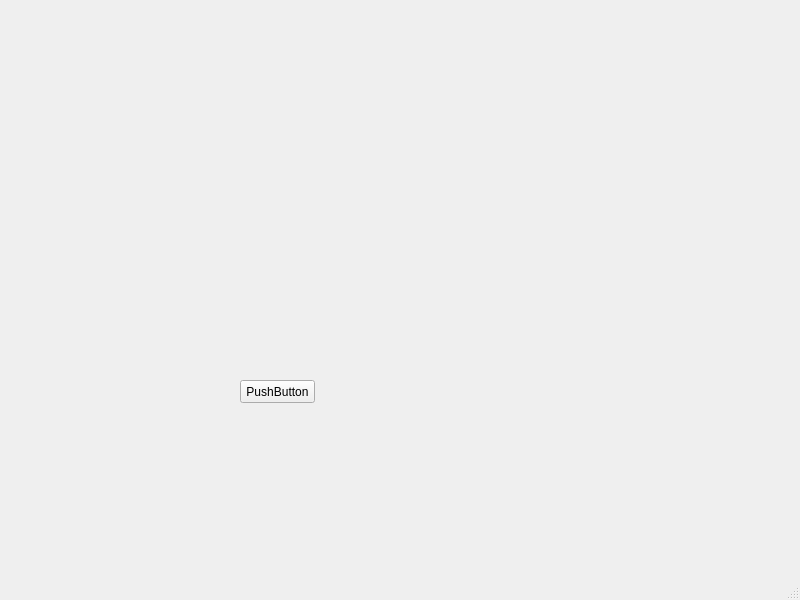
<?xml version="1.0" encoding="UTF-8"?>
<ui version="4.0">
 <class>MainWindow</class>
 <widget class="QMainWindow" name="MainWindow">
  <property name="geometry">
   <rect>
    <x>0</x>
    <y>0</y>
    <width>800</width>
    <height>600</height>
   </rect>
  </property>
  <property name="windowTitle">
   <string>MainWindow</string>
  </property>
  <widget class="QWidget" name="centralwidget">
   <widget class="QPushButton" name="pushButton">
    <property name="geometry">
     <rect>
      <x>240</x>
      <y>380</y>
      <width>75</width>
      <height>23</height>
     </rect>
    </property>
    <property name="text">
     <string>PushButton</string>
    </property>
   </widget>
  </widget>
  <widget class="QMenuBar" name="menubar">
   <property name="geometry">
    <rect>
     <x>0</x>
     <y>0</y>
     <width>800</width>
     <height>23</height>
    </rect>
   </property>
  </widget>
  <widget class="QStatusBar" name="statusbar"/>
 </widget>
 <resources/>
 <connections/>
</ui>
